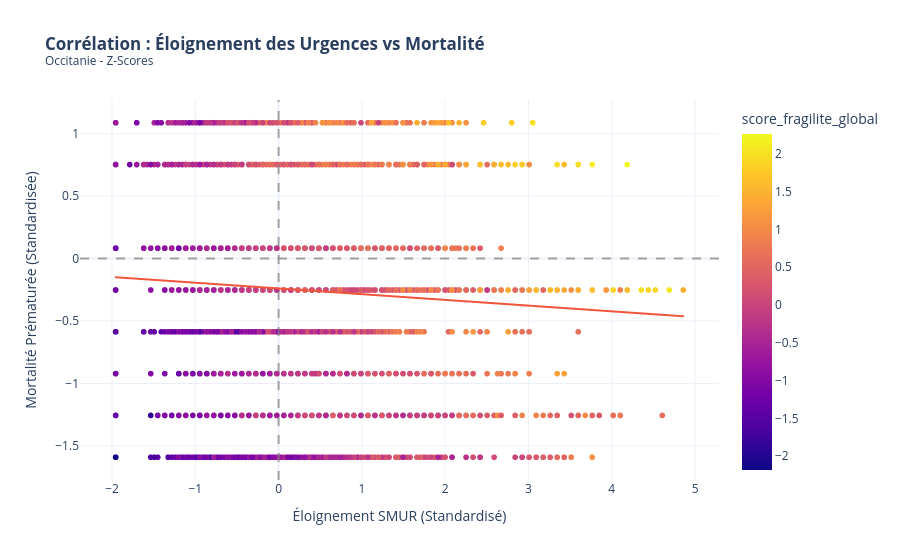

Write notebook code for a chart like this one.
### Code cell
import plotly.express as px

fig = px.scatter(
    df_occitanie, 
    x='tps_SU_SMUR_std', 
    y='tx_mort_premature_std',
    hover_name='nom_commune',
    color='score_fragilite_global', 
    trendline="ols", 
    template="plotly_white", # Optionnel : fond blanc plus propre pour les rapports
    title="<b>Corrélation : Éloignement des Urgences vs Mortalité</b><br><sup>Occitanie - Z-Scores</sup>"
)

# Ajout des lignes de référence (moyenne = 0)
fig.add_hline(y=0, line_dash="dash", line_color="gray", opacity=0.7)
fig.add_vline(x=0, line_dash="dash", line_color="gray", opacity=0.7)

# Personnalisation des axes pour plus de clarté
fig.update_layout(
    xaxis_title="Éloignement SMUR (Standardisé)",
    yaxis_title="Mortalité Prématurée (Standardisée)",
    legend_title="Score de Fragilité"
)

# Commande spécifique pour l'affichage en Notebook
fig.show()

### Figure 1 — Plotly figure (JSON) as saved in the notebook; plotly's stock layout.template omitted (floating-point values rounded to 4 significant figures; data arrays with more than 128 entries replaced by an {"elided": "..."} marker saying what was removed)
{"data": [{"hovertemplate": "<b>%{hovertext}</b><br><br>tps_SU_SMUR_std=%{x}<br>tx_mort_premature_std=%{y}<br>score_fragilite_global=%{marker.color}<extra></extra>", "hovertext": {"elided": "4446 str values"}, "legendgroup": "", "marker": {"color": {"elided": "4446 float values"}, "coloraxis": "coloraxis", "symbol": "circle"}, "mode": "markers", "name": "", "showlegend": false, "type": "scattergl", "x": {"elided": "4446 float values"}, "xaxis": "x", "y": {"elided": "4446 float values"}, "yaxis": "y"}, {"hovertemplate": "<b>OLS trendline</b><br>tx_mort_premature_std = -0.0458359 * tps_SU_SMUR_std + -0.239139<br>R<sup>2</sup>=0.003755<br><br>tps_SU_SMUR_std=%{x}<br>tx_mort_premature_std=%{y} <b>(trend)</b><extra></extra>", "legendgroup": "", "marker": {"symbol": "circle"}, "mode": "lines", "name": "", "showlegend": false, "type": "scattergl", "x": {"elided": "4445 float values"}, "xaxis": "x", "y": {"elided": "4445 float values"}, "yaxis": "y"}], "layout": {"coloraxis": {"colorbar": {"title": {"text": "score_fragilite_global"}}, "colorscale": [[0, "#0d0887"], [0.1111, "#46039f"], [0.2222, "#7201a8"], [0.3333, "#9c179e"], [0.4444, "#bd3786"], [0.5556, "#d8576b"], [0.6667, "#ed7953"], [0.7778, "#fb9f3a"], [0.8889, "#fdca26"], [1, "#f0f921"]]}, "legend": {"title": {"text": "Score de Fragilité"}, "tracegroupgap": 0}, "shapes": [{"line": {"color": "gray", "dash": "dash"}, "opacity": 0.7, "type": "line", "x0": 0, "x1": 1, "xref": "x domain", "y0": 0, "y1": 0, "yref": "y"}, {"line": {"color": "gray", "dash": "dash"}, "opacity": 0.7, "type": "line", "x0": 0, "x1": 0, "xref": "x", "y0": 0, "y1": 1, "yref": "y domain"}], "title": {"text": "<b>Corrélation : Éloignement des Urgences vs Mortalité</b><br><sup>Occitanie - Z-Scores</sup>"}, "xaxis": {"anchor": "y", "domain": [0, 1], "title": {"text": "Éloignement SMUR (Standardisé)"}}, "yaxis": {"anchor": "x", "domain": [0, 1], "title": {"text": "Mortalité Prématurée (Standardisée)"}}}}
